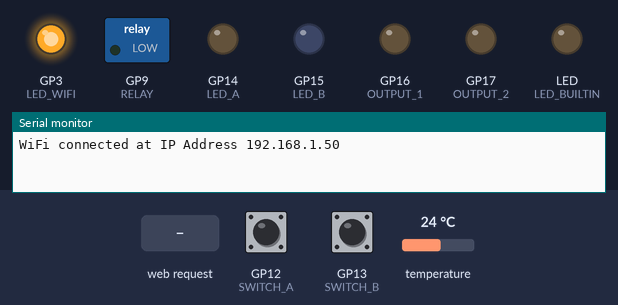
The sketch below on a simulated Raspberry Pi Pico W. Parts: switched loads named in the sketch (green lamp = pin HIGH), output pins drawn as LEDs (lit = HIGH), the last lines printed to the serial monitor. The inputs (shaded band) are chosen by the test bench; at power-on: GP12 (SWITCH_A) HIGH, GP13 (SWITCH_B) HIGH, temperature 24 °C. WiFi joins after 1.5 s; servers stay silent unless stated.

Above: at 2.7 s.
2.8 s: HTTP request GET /led/on received
At 4.0 s:
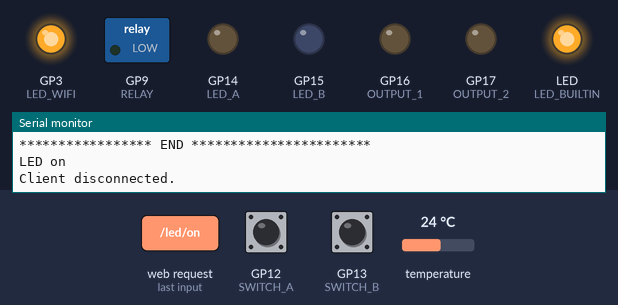
4.3 s: GP12 (SWITCH_A) pulled LOW for 3.2 s
At 8.6 s:
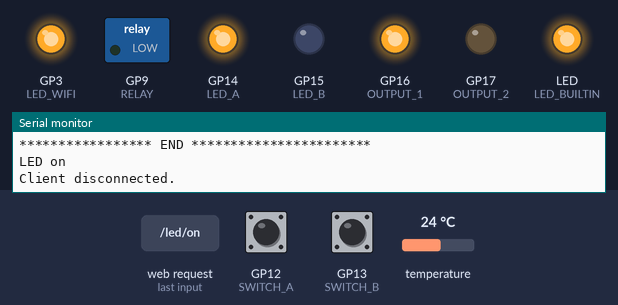
9.0 s: HTTP request GET /led/off received
At 10.1 s:
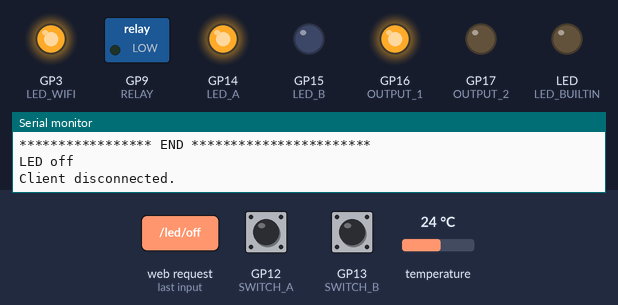
10.5 s: GP13 (SWITCH_B) pulled LOW for 0.15 s
At 11.1 s:
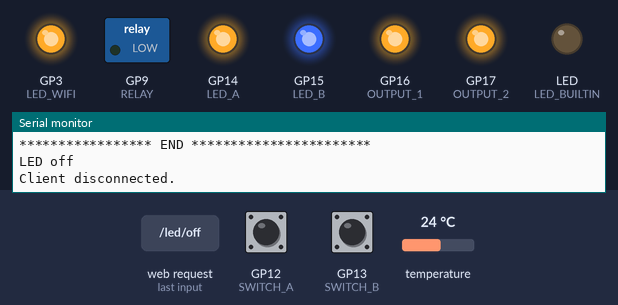
12.1 s: HTTP request GET /btnA/off received
At 12.5 s:
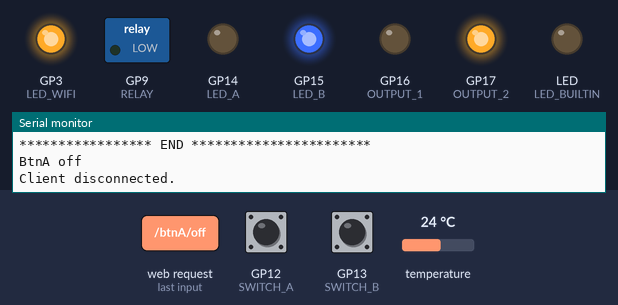
13.6 s: HTTP request GET /relay/on received
At 14.8 s:
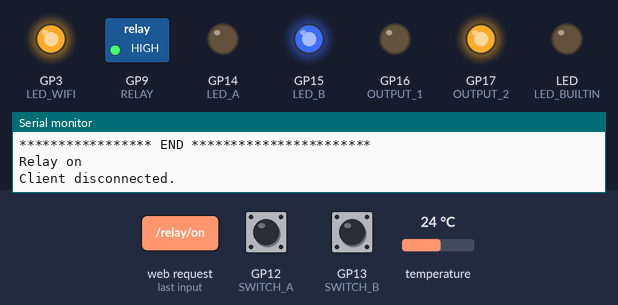
Timing chart, 0 to 16.1 s (numbered marks = the images above; inputs shaded):
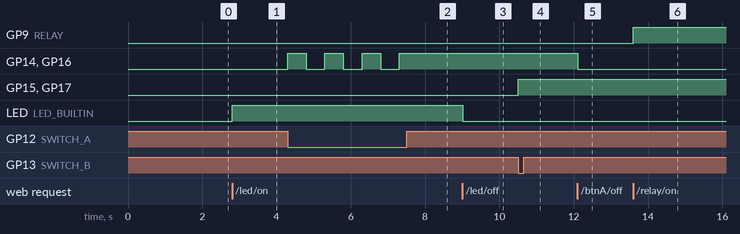

The sketch:

LED_Control_WiFI.ino
```cpp
/*
  Pico W Web Interface Demo
  picow-web-control-demo.ino
  Web Interface & WiFi Connection
  Control the onboard LED with Pico W

  Adapted from ESP32 example by Rui Santos - https://randomnerdtutorials.com

  DroneBot Workshop 2022
  https://dronebotworkshop.com


  Updated to use Automation 2040 W Mini board by sgfpcb@gmail.com
  LED_Control_WiFi.ino
  Control the relay, the 2 outputs and the on-board LED from a Web Page

  March 2024

*/

// Load Wi-Fi library
#include <WiFi.h>
#include "globals.h"
#include "automation_board.h"
#include "WiFiHelper.h"

// Set web server port number to 80
WiFiServer server(80);

// Set up program to run
void setup() {

  // Start Serial Monitor
  Serial.begin(115200);

  boardSetup::setupPins();
  boardSetup::initPins();
  wifiSetup::connect();

  // Start Server
  server.begin();
}

// Main program loop
void loop() {

  // check PB presses
  // button A pressed
  //if(digitalRead(SWITCH_A) == LOW){
  if ButtonAPressed {
    if (btnAState == "ON"){
      digitalWrite(LED_A, LOW);
      digitalWrite(OUTPUT_1, LOW);
      btnAState = "OFF";
      delay(500);

    } else {
      digitalWrite(LED_A, HIGH);
      digitalWrite(OUTPUT_1, HIGH);
      btnAState = "ON";
      delay(500);
    }

  }

  // button B pressed
  if ButtonBPressed {
    if (btnBState == "ON"){
      digitalWrite(LED_B, LOW);
      digitalWrite(OUTPUT_2, LOW);
      btnBState = "OFF";
      delay(500);

    } else {
      digitalWrite(LED_B, HIGH);
      digitalWrite(OUTPUT_2, HIGH);
      btnBState = "ON";
      delay(500);
    }

  }

  GetBoardTemperature;                                           // Get internal temperature from the Pico W

  WiFiClient client = server.available();                        // Listen for incoming clients

  if (client) {                                                  // If a new client connects,
    currentTime = millis();
    previousTime = currentTime;
    Serial.println("New Client.");                               // print a message out in the serial port
    String currentLine = "";                                     // make a String to hold incoming data from the client

    while (client.connected() && currentTime - previousTime <= timeoutTime) {  // loop while the client's connected
      currentTime = millis();
      if (client.available()) {                                  // if there's bytes to read from the client,
        char c = client.read();                                  // read a byte, then
        Serial.write(c);                                         // print it out the serial monitor
        header += c;
        if (c == '\n') {                                         // if the byte is a newline character
          // if the current line is blank, you got two newline characters in a row.
          // that's the end of the client HTTP request, so send a response:
          if (currentLine.length() == 0) {
            // HTTP headers always start with a response code (e.g. HTTP/1.1 200 OK)
            // and a content-type so the client knows what's coming, then a blank line:
            client.println("HTTP/1.1 200 OK");
            client.println("Refresh: 4;URL='//192.168.1.34:80/'>"); // refresh browser every 4 seconds
            client.println("Content-type:text/html");
            client.println("Connection: close");
            client.println();

            // Switch the outputs on and off
            // LED
            Serial.println("**************** HEADER *********************");
            Serial.println(header);
            Serial.println("***************** END ***********************");

            // Go through header string and find what has been returned
            if (header.indexOf("GET /led/on") >= 0) {
              Serial.println("LED on");
              picoLEDState = "ON";
              digitalWrite(LED_BUILTIN, HIGH);
            } else if (header.indexOf("GET /led/off") >= 0) {
              Serial.println("LED off");
              picoLEDState = "OFF";
              digitalWrite(LED_BUILTIN, LOW);

            // Btn A sets Output 1
            } else if (header.indexOf("GET /btnA/off") >= 0){
              Serial.println("BtnA off");
              btnAState = "OFF";
              digitalWrite(LED_A, LOW);
              digitalWrite(OUTPUT_1, LOW);
            } else if (header.indexOf("GET /btnA/on") >= 0){
              Serial.println("BtnA on");
              btnAState = "ON";
              digitalWrite(LED_A, HIGH);
              digitalWrite(OUTPUT_1, HIGH);

            // Btn B sets Output 2
            } else if (header.indexOf("GET /btnB/off") >= 0) {
              Serial.println("BtnB off");
              btnBState = "OFF";
              digitalWrite(LED_B, LOW);
              digitalWrite(OUTPUT_2, LOW);
            } else if (header.indexOf("GET /btnB/on") >= 0) {
              Serial.println("BtnB on");
              btnBState = "ON";
              digitalWrite(LED_B, HIGH);
              digitalWrite(OUTPUT_2, HIGH);

            // Relay Energise
            } else if (header.indexOf("GET /relay/off") >= 0) {
              Serial.println("Relay off");
              relayState = "OFF";
              digitalWrite(RELAY, LOW);
            } else if (header.indexOf("GET /relay/on") >= 0) {
              Serial.println("Relay on");
              relayState = "ON";
              digitalWrite(RELAY, HIGH);

            } //(header.indexOf()

            // Display the HTML web page
            client.println("<!DOCTYPE html><html>");
            client.println("<head><meta name=\"viewport\" content=\"width=device-width, initial-scale=1\">");
            client.println("<link rel=\"icon\" href=\"data:,\">");

            // CSS to style the on/off buttons
            client.println("<style>html { font-family: Helvetica; display: inline-block; margin: 0px auto; text-align: center;}");
            // LED button
            client.println(".button { background-color: #4CAF50; border: none; color: white; padding: 16px 40px;"); // green LED button
            client.println("text-decoration: none; font-size: 30px; margin: 2px; cursor: pointer;}");
            client.println(".button2 {background-color: #F23A3A;}"); // red LED button
            // Button A
            client.println(".button3 {background-color: #4CAF50;}"); // green BtnA button
            client.println(".button4 {background-color: #F23A3A;}"); // red BtnA button
            // Button B
            client.println(".button5 {background-color: #4CAF50;}"); // green BtnB button
            client.println(".button6 {background-color: #F23A3A;}"); // red BtnB button
            // Relay
            client.println(".button7 {background-color: #4CAF50;}"); // green Relay button
            client.println(".button8 {background-color: #F23A3A;}"); // red Relay button

            client.println("</style></head>");

            // Web Page Heading
            client.println("<body><h1>Pico W LED Control</h1>");

            // Display current state, and ON/OFF buttons for Onboard LED
            // Bold ON Normal OFF
            if (picoLEDState == "ON"){
              client.println("<p>Onboard LED is <b>" + picoLEDState + "</b></p>");
            } else {
              client.println("<p>Onboard LED is " + picoLEDState + "</p>");
            }

            if (btnAState == "ON"){
              client.println("<p>Output 1 is <b>" + btnAState + "</b></p>");
            } else {
              client.println("<p>Output 1 is " + btnAState + "</p>");
            }

            if (btnBState == "ON"){
              client.println("<p>Output 2 is <b>" + btnBState+ "</b></p>");
            } else {
              client.println("<p>Output 2 is " + btnBState+ "</p>");
            }

            if (relayState == "ON"){
              client.println("<p>Relay    is <b>" + relayState + "</b></p>");
            } else {
              client.println("<p>Relay    is " + relayState + "</p>");
            }

            // Set buttons
            // LED
            if (picoLEDState == "OFF") {
              client.println("<p><a href=\"/led/on\"><button class=\"button\">LED</button></a></p>");
            } else {
              client.println("<p><a href=\"/led/off\"><button class=\"button button2\">LED</button></a></p>");
            }

            // Btn A
            if (btnAState == "OFF"){
              client.println("<p><a href=\"/btnA/on\"><button class=\"button button3\">Btn_A</button></a></p>");
            } else {
              client.println("<p><a href=\"/btnA/off\"><button class=\"button button4\">Btn_A</button></a></p>");
            }

            // Btn B
            if (btnBState == "OFF"){
              client.println("<p><a href=\"/btnB/on\"><button class=\"button button5\">Btn_B</button></a></p>");
            } else {
              client.println("<p><a href=\"/btnB/off\"><button class=\"button button6\">Btn_B</button></a></p>");
            }

            // Relay
            if (relayState == "OFF"){
              client.println("<p><a href=\"/relay/on\"><button class=\"button button7\">Relay</button></a></p>");
            } else {
              client.println("<p><a href=\"/relay/off\"><button class=\"button button8\">Relay</button></a></p>");
            }

            // Display footer information
            client.printf("<p>-----------------------</p>");
            client.printf("<p><b>Temperature is %.2f°C </b></p>", temperature);
            client.printf("<p>(C) Steve Fuller</p>");

            // end HTML code
            client.println("</body></html>");

            // The HTTP response ends with another blank line
            client.println();
            // Break out of the while loop
            break;
          } else { // if you got a newline, then clear currentLine
            currentLine = "";
          } //(currentLine.length() == 0)

        } else if (c != '\r') {  // if you got anything else but a carriage return character,

          currentLine += c;      // add it to the end of the currentLine

        } // (c == '\n')

      } //if (client.available())

    } //while (client.connected() && currentTime - previousTime <= timeoutTime)

    // Clear the header variable
    header = "";
    // Close the connection
    client.stop();
    Serial.println("Client disconnected.");
    Serial.println("");

  } //  if (client)

} // loop
```

WiFiHelper.h
```cpp
#pragma once

#include "globals.h"

namespace wifiSetup{

  void connect(){

    // Connect to Wi-Fi network with SSID and password
    WiFi.begin(ssid, password);

    // Display progress on Serial monitor and flash WiFi LED
    while (WiFi.status() != WL_CONNECTED) {
      delay(500);
      digitalWrite(LED_WIFI, !digitalRead(LED_WIFI));
      Serial.print(".");
    }

    // Print local IP address and start web server
    Serial.println("");
    Serial.print("WiFi connected at IP Address ");
    Serial.println(WiFi.localIP());
    digitalWrite(LED_WIFI, HIGH);

  }

}
```

automation_board.h
```cpp
# pragma once

namespace boardSetup{

  void setupPins(){

    // Initialize the outputs as an output
    pinMode(LED_BUILTIN, OUTPUT);
    pinMode(LED_WIFI, OUTPUT);
    pinMode(LED_A, OUTPUT);
    pinMode(LED_B, OUTPUT);

    pinMode(RELAY,OUTPUT);

    pinMode(OUTPUT_1, OUTPUT);
    pinMode(OUTPUT_2, OUTPUT);

  }

  void initPins(){

    // Initialise the inputs
    pinMode(SWITCH_A, INPUT_PULLUP);
    pinMode(SWITCH_B, INPUT_PULLUP);

    // Set outputs off
    digitalWrite(LED_BUILTIN, LOW);
    digitalWrite(LED_WIFI, LOW);
    digitalWrite(LED_A, LOW);
    digitalWrite(LED_B, LOW);
    digitalWrite(RELAY, LOW);

  }

}
```

globals.h
```cpp
#pragma once

// Replace with your network credentials
const char* ssid = "TALKTALKB032AA";
const char* password = "6RGUAHGP";

// Variable to store the HTTP request
String header;

// Variable to store onboard LED state
String picoLEDState = "OFF";
String btnAState = "OFF";
String btnBState = "OFF";
String relayState = "OFF";

// Connection timeout variables
unsigned long currentTime = millis();    // Current time
unsigned long previousTime = 0;          // Previous time
const long timeoutTime = 10000;          // Define timeout time in milliseconds (example: 2000ms = 2s)

// Temperature variable
float temperature;                       // variable to hold Pico W temperature sensor data

// LED, Relay, Switches and Output Pins on Automation 2040 W Mini Board
#define LED_WIFI 3
#define LED_A 14
#define LED_B 15

#define RELAY 9

#define SWITCH_A 12
#define SWITCH_B 13

#define OUTPUT_1 16
#define OUTPUT_2 17

// Code replacement definitions
#define ButtonAPressed (digitalRead(SWITCH_A) == LOW)
#define ButtonBPressed (digitalRead(SWITCH_B) == LOW)
#define GetBoardTemperature (temperature = analogReadTemp())
```

Measured:
- after the input at 2.8 s, LED (LED_BUILTIN): LOW → HIGH at once
- after the input at 4.3 s, GP14 (LED_A), GP16 (OUTPUT_1): alternates HIGH for 0.50 s and LOW for 0.50 s, 7 changes in all, then stays HIGH, starting at once
- after the input at 9.0 s, LED (LED_BUILTIN): HIGH → LOW at once
- after the input at 10.5 s, GP15 (LED_B), GP17 (OUTPUT_2): LOW → HIGH at once
- after the input at 12.1 s, GP14 (LED_A), GP16 (OUTPUT_1): HIGH → LOW at once
- after the input at 13.6 s, GP9 (RELAY): LOW → HIGH at once
